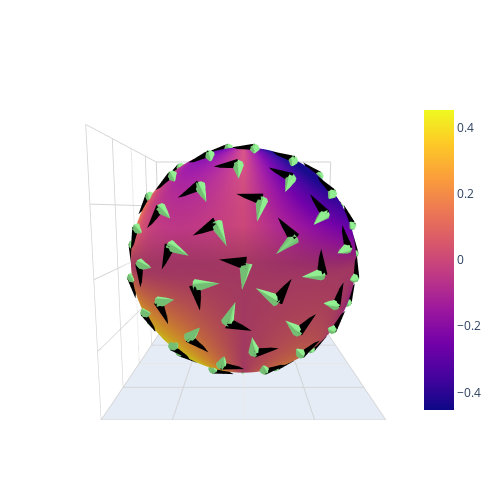

The notebook cell saved with this chart:
### Code cell
surface = sphere_meshgrid(100, 100)
surfacecolor = target_function(surface)
fig = plot_coordinate_frame(cone_inputs, frame, surface=surface, surfacecolor=surfacecolor, pole=False)
fig.show()
fig.write_image('./report_plots/coordinate_frame_fixed_equator.svg')
